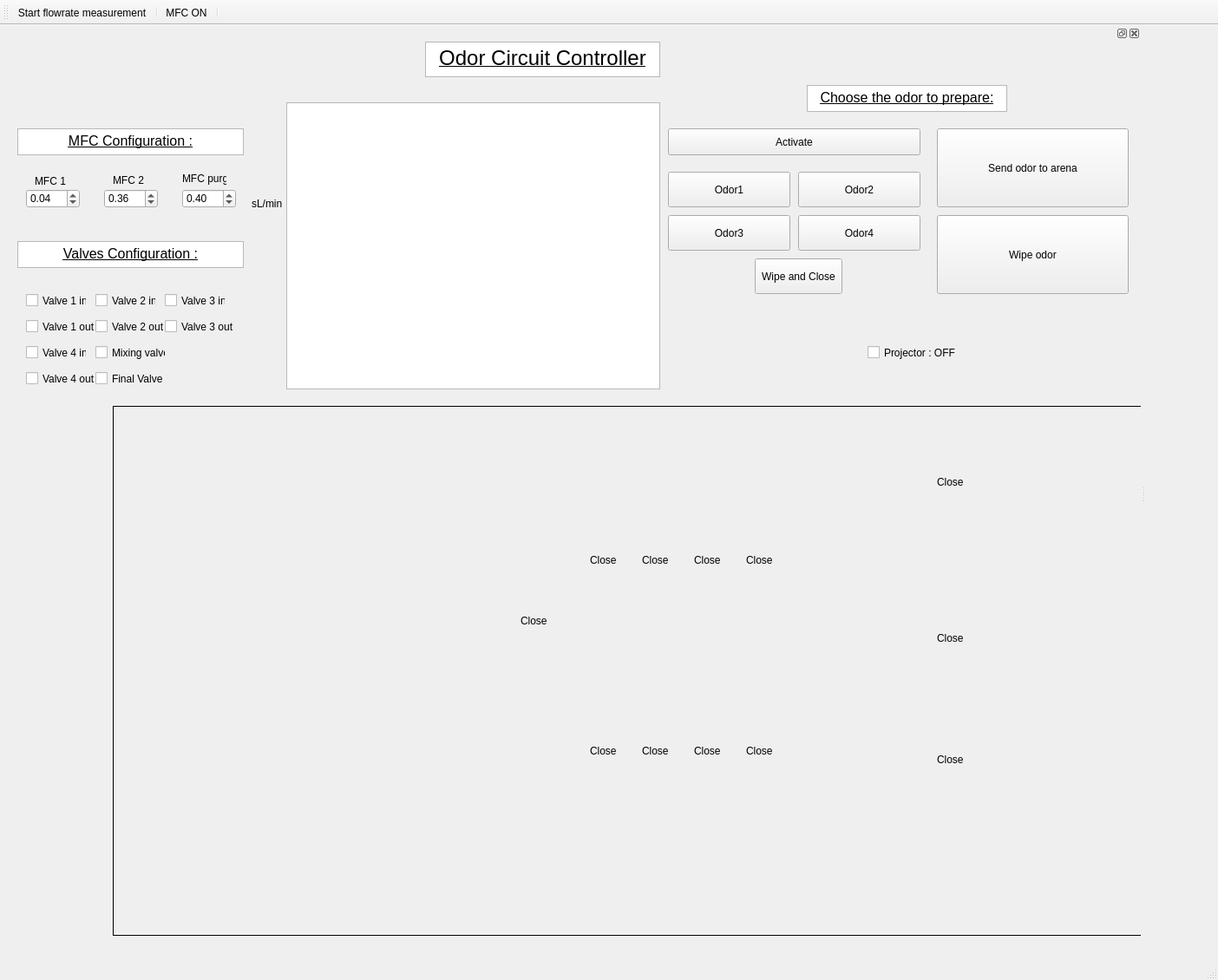
<?xml version="1.0" encoding="UTF-8"?>
<ui version="4.0">
 <class>MainWindow</class>
 <widget class="QMainWindow" name="MainWindow">
  <property name="geometry">
   <rect>
    <x>0</x>
    <y>0</y>
    <width>1404</width>
    <height>1130</height>
   </rect>
  </property>
  <property name="windowTitle">
   <string>MainWindow</string>
  </property>
  <property name="toolButtonStyle">
   <enum>Qt::ToolButtonIconOnly</enum>
  </property>
  <widget class="QWidget" name="centralwidget"/>
  <widget class="QStatusBar" name="statusbar"/>
  <widget class="QToolBar" name="toolBar">
   <property name="windowTitle">
    <string>toolBar</string>
   </property>
   <attribute name="toolBarArea">
    <enum>TopToolBarArea</enum>
   </attribute>
   <attribute name="toolBarBreak">
    <bool>false</bool>
   </attribute>
   <addaction name="start_flow_measurement_Action"/>
   <addaction name="separator"/>
   <addaction name="actionMFC_ON_OFF"/>
   <addaction name="separator"/>
  </widget>
  <widget class="QMenuBar" name="menuBar">
   <property name="geometry">
    <rect>
     <x>0</x>
     <y>0</y>
     <width>1404</width>
     <height>21</height>
    </rect>
   </property>
  </widget>
  <widget class="QDockWidget" name="pump_dockWidget">
   <property name="minimumSize">
    <size>
     <width>1315</width>
     <height>38</height>
    </size>
   </property>
   <attribute name="dockWidgetArea">
    <number>1</number>
   </attribute>
   <widget class="QWidget" name="dockWidgetContents_2">
    <widget class="QToolButton" name="toolButton_2">
     <property name="geometry">
      <rect>
       <x>920</x>
       <y>150</y>
       <width>141</width>
       <height>41</height>
      </rect>
     </property>
     <property name="text">
      <string>Odor2</string>
     </property>
    </widget>
    <widget class="QToolButton" name="toolButton_6">
     <property name="geometry">
      <rect>
       <x>1080</x>
       <y>200</y>
       <width>221</width>
       <height>91</height>
      </rect>
     </property>
     <property name="text">
      <string>Wipe odor</string>
     </property>
    </widget>
    <widget class="QToolButton" name="toolButton_5">
     <property name="geometry">
      <rect>
       <x>1080</x>
       <y>100</y>
       <width>221</width>
       <height>91</height>
      </rect>
     </property>
     <property name="text">
      <string>Send odor to arena</string>
     </property>
    </widget>
    <widget class="QTextEdit" name="textEdit_3">
     <property name="geometry">
      <rect>
       <x>20</x>
       <y>100</y>
       <width>261</width>
       <height>31</height>
      </rect>
     </property>
     <property name="html">
      <string>&lt;!DOCTYPE HTML PUBLIC &quot;-//W3C//DTD HTML 4.0//EN&quot; &quot;http://www.w3.org/TR/REC-html40/strict.dtd&quot;&gt;
&lt;html&gt;&lt;head&gt;&lt;meta name=&quot;qrichtext&quot; content=&quot;1&quot; /&gt;&lt;style type=&quot;text/css&quot;&gt;
p, li { white-space: pre-wrap; }
&lt;/style&gt;&lt;/head&gt;&lt;body style=&quot; font-family:'MS Shell Dlg 2'; font-size:8.25pt; font-weight:400; font-style:normal;&quot;&gt;
&lt;p align=&quot;center&quot; style=&quot; margin-top:0px; margin-bottom:0px; margin-left:0px; margin-right:0px; -qt-block-indent:0; text-indent:0px;&quot;&gt;&lt;span style=&quot; font-size:12pt; text-decoration: underline;&quot;&gt;MFC Configuration :&lt;/span&gt;&lt;/p&gt;&lt;/body&gt;&lt;/html&gt;</string>
     </property>
    </widget>
    <widget class="QToolButton" name="toolButton_7">
     <property name="geometry">
      <rect>
       <x>870</x>
       <y>250</y>
       <width>101</width>
       <height>41</height>
      </rect>
     </property>
     <property name="text">
      <string>Wipe and Close</string>
     </property>
    </widget>
    <widget class="QToolButton" name="toolButton_3">
     <property name="geometry">
      <rect>
       <x>770</x>
       <y>200</y>
       <width>141</width>
       <height>41</height>
      </rect>
     </property>
     <property name="text">
      <string>Odor3</string>
     </property>
    </widget>
    <widget class="QToolButton" name="toolButton_4">
     <property name="geometry">
      <rect>
       <x>920</x>
       <y>200</y>
       <width>141</width>
       <height>41</height>
      </rect>
     </property>
     <property name="text">
      <string>Odor4</string>
     </property>
    </widget>
    <widget class="QToolButton" name="toolButton_1">
     <property name="geometry">
      <rect>
       <x>770</x>
       <y>150</y>
       <width>141</width>
       <height>41</height>
      </rect>
     </property>
     <property name="text">
      <string>Odor1</string>
     </property>
    </widget>
    <widget class="QTextEdit" name="textEdit_2">
     <property name="geometry">
      <rect>
       <x>930</x>
       <y>50</y>
       <width>231</width>
       <height>31</height>
      </rect>
     </property>
     <property name="html">
      <string>&lt;!DOCTYPE HTML PUBLIC &quot;-//W3C//DTD HTML 4.0//EN&quot; &quot;http://www.w3.org/TR/REC-html40/strict.dtd&quot;&gt;
&lt;html&gt;&lt;head&gt;&lt;meta name=&quot;qrichtext&quot; content=&quot;1&quot; /&gt;&lt;style type=&quot;text/css&quot;&gt;
p, li { white-space: pre-wrap; }
&lt;/style&gt;&lt;/head&gt;&lt;body style=&quot; font-family:'MS Shell Dlg 2'; font-size:8.25pt; font-weight:400; font-style:normal;&quot;&gt;
&lt;p align=&quot;center&quot; style=&quot; margin-top:0px; margin-bottom:0px; margin-left:0px; margin-right:0px; -qt-block-indent:0; text-indent:0px;&quot;&gt;&lt;span style=&quot; font-size:12pt; text-decoration: underline;&quot;&gt;Choose the odor to prepare:&lt;/span&gt;&lt;/p&gt;&lt;/body&gt;&lt;/html&gt;</string>
     </property>
    </widget>
    <widget class="QTextEdit" name="textEdit">
     <property name="geometry">
      <rect>
       <x>490</x>
       <y>0</y>
       <width>271</width>
       <height>41</height>
      </rect>
     </property>
     <property name="html">
      <string>&lt;!DOCTYPE HTML PUBLIC &quot;-//W3C//DTD HTML 4.0//EN&quot; &quot;http://www.w3.org/TR/REC-html40/strict.dtd&quot;&gt;
&lt;html&gt;&lt;head&gt;&lt;meta name=&quot;qrichtext&quot; content=&quot;1&quot; /&gt;&lt;style type=&quot;text/css&quot;&gt;
p, li { white-space: pre-wrap; }
&lt;/style&gt;&lt;/head&gt;&lt;body style=&quot; font-family:'MS Shell Dlg 2'; font-size:8.25pt; font-weight:400; font-style:normal;&quot;&gt;
&lt;p align=&quot;center&quot; style=&quot; margin-top:0px; margin-bottom:0px; margin-left:0px; margin-right:0px; -qt-block-indent:0; text-indent:0px;&quot;&gt;&lt;span style=&quot; font-size:18pt; text-decoration: underline;&quot;&gt;Odor Circuit Controller&lt;/span&gt;&lt;/p&gt;&lt;/body&gt;&lt;/html&gt;</string>
     </property>
    </widget>
    <widget class="PlotWidget" name="flowrate_PlotWidget_1">
     <property name="geometry">
      <rect>
       <x>330</x>
       <y>70</y>
       <width>431</width>
       <height>331</height>
      </rect>
     </property>
    </widget>
    <widget class="QDoubleSpinBox" name="doubleSpinBox">
     <property name="geometry">
      <rect>
       <x>30</x>
       <y>170</y>
       <width>62</width>
       <height>22</height>
      </rect>
     </property>
     <property name="minimum">
      <double>0.010000000000000</double>
     </property>
     <property name="maximum">
      <double>5.000000000000000</double>
     </property>
     <property name="singleStep">
      <double>0.010000000000000</double>
     </property>
     <property name="value">
      <double>0.040000000000000</double>
     </property>
    </widget>
    <widget class="QDoubleSpinBox" name="doubleSpinBox_2">
     <property name="geometry">
      <rect>
       <x>120</x>
       <y>170</y>
       <width>62</width>
       <height>22</height>
      </rect>
     </property>
     <property name="minimum">
      <double>0.010000000000000</double>
     </property>
     <property name="maximum">
      <double>5.000000000000000</double>
     </property>
     <property name="singleStep">
      <double>0.010000000000000</double>
     </property>
     <property name="value">
      <double>0.360000000000000</double>
     </property>
    </widget>
    <widget class="QDoubleSpinBox" name="doubleSpinBox_3">
     <property name="geometry">
      <rect>
       <x>210</x>
       <y>170</y>
       <width>62</width>
       <height>22</height>
      </rect>
     </property>
     <property name="minimum">
      <double>0.010000000000000</double>
     </property>
     <property name="maximum">
      <double>5.000000000000000</double>
     </property>
     <property name="singleStep">
      <double>0.010000000000000</double>
     </property>
     <property name="value">
      <double>0.400000000000000</double>
     </property>
    </widget>
    <widget class="QLabel" name="label">
     <property name="geometry">
      <rect>
       <x>40</x>
       <y>150</y>
       <width>47</width>
       <height>21</height>
      </rect>
     </property>
     <property name="text">
      <string>MFC 1</string>
     </property>
    </widget>
    <widget class="QLabel" name="label_2">
     <property name="geometry">
      <rect>
       <x>130</x>
       <y>150</y>
       <width>47</width>
       <height>20</height>
      </rect>
     </property>
     <property name="text">
      <string>MFC 2</string>
     </property>
    </widget>
    <widget class="QLabel" name="label_3">
     <property name="geometry">
      <rect>
       <x>210</x>
       <y>150</y>
       <width>51</width>
       <height>16</height>
      </rect>
     </property>
     <property name="text">
      <string>MFC purge</string>
     </property>
    </widget>
    <widget class="QTextEdit" name="textEdit_4">
     <property name="geometry">
      <rect>
       <x>20</x>
       <y>230</y>
       <width>261</width>
       <height>31</height>
      </rect>
     </property>
     <property name="html">
      <string>&lt;!DOCTYPE HTML PUBLIC &quot;-//W3C//DTD HTML 4.0//EN&quot; &quot;http://www.w3.org/TR/REC-html40/strict.dtd&quot;&gt;
&lt;html&gt;&lt;head&gt;&lt;meta name=&quot;qrichtext&quot; content=&quot;1&quot; /&gt;&lt;style type=&quot;text/css&quot;&gt;
p, li { white-space: pre-wrap; }
&lt;/style&gt;&lt;/head&gt;&lt;body style=&quot; font-family:'MS Shell Dlg 2'; font-size:8.25pt; font-weight:400; font-style:normal;&quot;&gt;
&lt;p align=&quot;center&quot; style=&quot; margin-top:0px; margin-bottom:0px; margin-left:0px; margin-right:0px; -qt-block-indent:0; text-indent:0px;&quot;&gt;&lt;span style=&quot; font-size:12pt; text-decoration: underline;&quot;&gt;Valves Configuration :&lt;/span&gt;&lt;/p&gt;&lt;/body&gt;&lt;/html&gt;</string>
     </property>
    </widget>
    <widget class="QCheckBox" name="checkBox_2">
     <property name="geometry">
      <rect>
       <x>30</x>
       <y>320</y>
       <width>81</width>
       <height>17</height>
      </rect>
     </property>
     <property name="text">
      <string>Valve 1 out</string>
     </property>
    </widget>
    <widget class="QCheckBox" name="checkBox_F">
     <property name="geometry">
      <rect>
       <x>110</x>
       <y>380</y>
       <width>81</width>
       <height>17</height>
      </rect>
     </property>
     <property name="text">
      <string>Final Valve</string>
     </property>
    </widget>
    <widget class="QCheckBox" name="checkBox_M">
     <property name="enabled">
      <bool>true</bool>
     </property>
     <property name="geometry">
      <rect>
       <x>110</x>
       <y>350</y>
       <width>81</width>
       <height>17</height>
      </rect>
     </property>
     <property name="text">
      <string>Mixing valve</string>
     </property>
     <property name="checked">
      <bool>false</bool>
     </property>
    </widget>
    <widget class="QCheckBox" name="checkBox_3">
     <property name="enabled">
      <bool>true</bool>
     </property>
     <property name="geometry">
      <rect>
       <x>110</x>
       <y>290</y>
       <width>70</width>
       <height>17</height>
      </rect>
     </property>
     <property name="text">
      <string>Valve 2 in</string>
     </property>
    </widget>
    <widget class="QCheckBox" name="checkBox_5">
     <property name="enabled">
      <bool>true</bool>
     </property>
     <property name="geometry">
      <rect>
       <x>190</x>
       <y>290</y>
       <width>70</width>
       <height>17</height>
      </rect>
     </property>
     <property name="text">
      <string>Valve 3 in</string>
     </property>
    </widget>
    <widget class="QCheckBox" name="checkBox_4">
     <property name="enabled">
      <bool>true</bool>
     </property>
     <property name="geometry">
      <rect>
       <x>110</x>
       <y>320</y>
       <width>81</width>
       <height>17</height>
      </rect>
     </property>
     <property name="text">
      <string>Valve 2 out</string>
     </property>
    </widget>
    <widget class="QCheckBox" name="checkBox_8">
     <property name="enabled">
      <bool>true</bool>
     </property>
     <property name="geometry">
      <rect>
       <x>30</x>
       <y>380</y>
       <width>81</width>
       <height>17</height>
      </rect>
     </property>
     <property name="text">
      <string>Valve 4 out</string>
     </property>
    </widget>
    <widget class="QCheckBox" name="checkBox_7">
     <property name="enabled">
      <bool>true</bool>
     </property>
     <property name="geometry">
      <rect>
       <x>30</x>
       <y>350</y>
       <width>70</width>
       <height>17</height>
      </rect>
     </property>
     <property name="text">
      <string>Valve 4 in</string>
     </property>
    </widget>
    <widget class="QCheckBox" name="checkBox_6">
     <property name="enabled">
      <bool>true</bool>
     </property>
     <property name="geometry">
      <rect>
       <x>190</x>
       <y>320</y>
       <width>81</width>
       <height>17</height>
      </rect>
     </property>
     <property name="text">
      <string>Valve 3 out</string>
     </property>
    </widget>
    <widget class="QCheckBox" name="checkBox">
     <property name="geometry">
      <rect>
       <x>30</x>
       <y>290</y>
       <width>70</width>
       <height>17</height>
      </rect>
     </property>
     <property name="text">
      <string>Valve 1 in</string>
     </property>
    </widget>
    <widget class="QLabel" name="label_4">
     <property name="geometry">
      <rect>
       <x>290</x>
       <y>180</y>
       <width>47</width>
       <height>13</height>
      </rect>
     </property>
     <property name="text">
      <string>sL/min</string>
     </property>
    </widget>
    <widget class="QLabel" name="label_5">
     <property name="geometry">
      <rect>
       <x>130</x>
       <y>420</y>
       <width>1231</width>
       <height>611</height>
      </rect>
     </property>
     <property name="autoFillBackground">
      <bool>false</bool>
     </property>
     <property name="styleSheet">
      <string notr="true">image: url(:/Odor off/Schema fluidic odors on.PNG);
</string>
     </property>
     <property name="frameShape">
      <enum>QFrame::Panel</enum>
     </property>
     <property name="text">
      <string/>
     </property>
    </widget>
    <widget class="QLabel" name="label_MFCpurge">
     <property name="geometry">
      <rect>
       <x>1080</x>
       <y>500</y>
       <width>31</width>
       <height>16</height>
      </rect>
     </property>
     <property name="text">
      <string>Close</string>
     </property>
    </widget>
    <widget class="QLabel" name="label_MFC1">
     <property name="geometry">
      <rect>
       <x>1080</x>
       <y>680</y>
       <width>31</width>
       <height>16</height>
      </rect>
     </property>
     <property name="text">
      <string>Close</string>
     </property>
    </widget>
    <widget class="QLabel" name="label_MFC2">
     <property name="geometry">
      <rect>
       <x>1080</x>
       <y>820</y>
       <width>31</width>
       <height>16</height>
      </rect>
     </property>
     <property name="text">
      <string>Close</string>
     </property>
    </widget>
    <widget class="QLabel" name="label_4in">
     <property name="geometry">
      <rect>
       <x>680</x>
       <y>590</y>
       <width>31</width>
       <height>16</height>
      </rect>
     </property>
     <property name="text">
      <string>Close</string>
     </property>
    </widget>
    <widget class="QLabel" name="label_1in">
     <property name="geometry">
      <rect>
       <x>860</x>
       <y>590</y>
       <width>31</width>
       <height>16</height>
      </rect>
     </property>
     <property name="text">
      <string>Close</string>
     </property>
    </widget>
    <widget class="QLabel" name="label_2in">
     <property name="geometry">
      <rect>
       <x>800</x>
       <y>590</y>
       <width>31</width>
       <height>16</height>
      </rect>
     </property>
     <property name="text">
      <string>Close</string>
     </property>
    </widget>
    <widget class="QLabel" name="label_3in">
     <property name="geometry">
      <rect>
       <x>740</x>
       <y>590</y>
       <width>31</width>
       <height>16</height>
      </rect>
     </property>
     <property name="text">
      <string>Close</string>
     </property>
    </widget>
    <widget class="QLabel" name="label_2out">
     <property name="geometry">
      <rect>
       <x>800</x>
       <y>810</y>
       <width>31</width>
       <height>16</height>
      </rect>
     </property>
     <property name="text">
      <string>Close</string>
     </property>
    </widget>
    <widget class="QLabel" name="label_3out">
     <property name="geometry">
      <rect>
       <x>740</x>
       <y>810</y>
       <width>31</width>
       <height>16</height>
      </rect>
     </property>
     <property name="text">
      <string>Close</string>
     </property>
    </widget>
    <widget class="QLabel" name="label_1out">
     <property name="geometry">
      <rect>
       <x>860</x>
       <y>810</y>
       <width>31</width>
       <height>16</height>
      </rect>
     </property>
     <property name="text">
      <string>Close</string>
     </property>
    </widget>
    <widget class="QLabel" name="label_4out">
     <property name="geometry">
      <rect>
       <x>680</x>
       <y>810</y>
       <width>31</width>
       <height>16</height>
      </rect>
     </property>
     <property name="text">
      <string>Close</string>
     </property>
    </widget>
    <widget class="QLabel" name="label_M">
     <property name="geometry">
      <rect>
       <x>600</x>
       <y>660</y>
       <width>31</width>
       <height>16</height>
      </rect>
     </property>
     <property name="text">
      <string>Close</string>
     </property>
    </widget>
    <widget class="QToolButton" name="Activate">
     <property name="geometry">
      <rect>
       <x>770</x>
       <y>100</y>
       <width>291</width>
       <height>31</height>
      </rect>
     </property>
     <property name="text">
      <string>Activate</string>
     </property>
    </widget>
    <widget class="QCheckBox" name="Projo">
     <property name="geometry">
      <rect>
       <x>1000</x>
       <y>350</y>
       <width>161</width>
       <height>17</height>
      </rect>
     </property>
     <property name="text">
      <string>Projector : OFF</string>
     </property>
    </widget>
    <zorder>label_5</zorder>
    <zorder>toolButton_2</zorder>
    <zorder>toolButton_6</zorder>
    <zorder>toolButton_5</zorder>
    <zorder>textEdit_3</zorder>
    <zorder>toolButton_7</zorder>
    <zorder>toolButton_3</zorder>
    <zorder>toolButton_4</zorder>
    <zorder>toolButton_1</zorder>
    <zorder>textEdit_2</zorder>
    <zorder>textEdit</zorder>
    <zorder>flowrate_PlotWidget_1</zorder>
    <zorder>doubleSpinBox</zorder>
    <zorder>doubleSpinBox_2</zorder>
    <zorder>doubleSpinBox_3</zorder>
    <zorder>label</zorder>
    <zorder>label_2</zorder>
    <zorder>label_3</zorder>
    <zorder>textEdit_4</zorder>
    <zorder>checkBox_2</zorder>
    <zorder>checkBox_F</zorder>
    <zorder>checkBox_M</zorder>
    <zorder>checkBox_3</zorder>
    <zorder>checkBox_5</zorder>
    <zorder>checkBox_4</zorder>
    <zorder>checkBox_8</zorder>
    <zorder>checkBox_7</zorder>
    <zorder>checkBox_6</zorder>
    <zorder>checkBox</zorder>
    <zorder>label_4</zorder>
    <zorder>label_MFCpurge</zorder>
    <zorder>label_MFC1</zorder>
    <zorder>label_MFC2</zorder>
    <zorder>label_4in</zorder>
    <zorder>label_1in</zorder>
    <zorder>label_2in</zorder>
    <zorder>label_3in</zorder>
    <zorder>label_2out</zorder>
    <zorder>label_3out</zorder>
    <zorder>label_1out</zorder>
    <zorder>label_4out</zorder>
    <zorder>label_M</zorder>
    <zorder>Activate</zorder>
    <zorder>Projo</zorder>
   </widget>
  </widget>
  <action name="start_flow_measurement_Action">
   <property name="checkable">
    <bool>true</bool>
   </property>
   <property name="text">
    <string>Start flowrate measurement</string>
   </property>
  </action>
  <action name="actionMFC_ON_OFF">
   <property name="text">
    <string>MFC ON</string>
   </property>
  </action>
  <zorder>pump_dockWidget</zorder>
 </widget>
 <customwidgets>
  <customwidget>
   <class>PlotWidget</class>
   <extends>QGraphicsView</extends>
   <header location="global">pyqtgraph</header>
  </customwidget>
 </customwidgets>
 <resources>
  <include location="image/Image.qrc"/>
 </resources>
 <connections/>
</ui>
